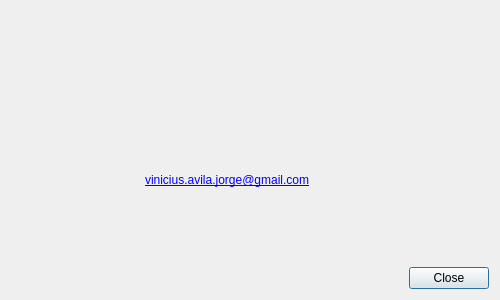
<?xml version="1.0" encoding="UTF-8"?>
<ui version="4.0">
 <class>About</class>
 <widget class="QDialog" name="About">
  <property name="geometry">
   <rect>
    <x>0</x>
    <y>0</y>
    <width>500</width>
    <height>300</height>
   </rect>
  </property>
  <property name="minimumSize">
   <size>
    <width>500</width>
    <height>300</height>
   </size>
  </property>
  <property name="windowTitle">
   <string>Dialog</string>
  </property>
  <layout class="QVBoxLayout" name="verticalLayout">
   <item>
    <layout class="QGridLayout" name="gridLayout">
     <property name="verticalSpacing">
      <number>20</number>
     </property>
     <item row="0" column="0" rowspan="7">
      <widget class="QLabel" name="lblIcon">
       <property name="sizePolicy">
        <sizepolicy hsizetype="Fixed" vsizetype="Fixed">
         <horstretch>0</horstretch>
         <verstretch>0</verstretch>
        </sizepolicy>
       </property>
       <property name="minimumSize">
        <size>
         <width>128</width>
         <height>128</height>
        </size>
       </property>
       <property name="maximumSize">
        <size>
         <width>128</width>
         <height>128</height>
        </size>
       </property>
       <property name="text">
        <string/>
       </property>
       <property name="scaledContents">
        <bool>true</bool>
       </property>
       <property name="alignment">
        <set>Qt::AlignCenter</set>
       </property>
      </widget>
     </item>
     <item row="5" column="1">
      <widget class="QLabel" name="lblLicense">
       <property name="text">
        <string/>
       </property>
      </widget>
     </item>
     <item row="6" column="1">
      <spacer name="verticalSpacer_2">
       <property name="orientation">
        <enum>Qt::Vertical</enum>
       </property>
       <property name="sizeHint" stdset="0">
        <size>
         <width>20</width>
         <height>40</height>
        </size>
       </property>
      </spacer>
     </item>
     <item row="0" column="1">
      <spacer name="verticalSpacer">
       <property name="orientation">
        <enum>Qt::Vertical</enum>
       </property>
       <property name="sizeHint" stdset="0">
        <size>
         <width>20</width>
         <height>40</height>
        </size>
       </property>
      </spacer>
     </item>
     <item row="3" column="1">
      <widget class="QLabel" name="lblWebsite"/>
     </item>
     <item row="4" column="1">
      <widget class="QLabel" name="lblEmail">
       <property name="text">
        <string>&lt;a href=&quot;mailto:vinicius.avila.jorge@gmail.com&quot;&gt;vinicius.avila.jorge@gmail.com&lt;/a&gt;</string>
       </property>
      </widget>
     </item>
     <item row="2" column="1">
      <widget class="QLabel" name="lblCopyright">
       <property name="text">
        <string/>
       </property>
      </widget>
     </item>
     <item row="1" column="1">
      <widget class="QLabel" name="lblNameVersion">
       <property name="text">
        <string/>
       </property>
      </widget>
     </item>
    </layout>
   </item>
   <item>
    <widget class="QDialogButtonBox" name="buttonBox">
     <property name="orientation">
      <enum>Qt::Horizontal</enum>
     </property>
     <property name="standardButtons">
      <set>QDialogButtonBox::Close</set>
     </property>
    </widget>
   </item>
  </layout>
 </widget>
 <resources/>
 <connections>
  <connection>
   <sender>buttonBox</sender>
   <signal>accepted()</signal>
   <receiver>About</receiver>
   <slot>accept()</slot>
   <hints>
    <hint type="sourcelabel">
     <x>248</x>
     <y>254</y>
    </hint>
    <hint type="destinationlabel">
     <x>157</x>
     <y>274</y>
    </hint>
   </hints>
  </connection>
  <connection>
   <sender>buttonBox</sender>
   <signal>rejected()</signal>
   <receiver>About</receiver>
   <slot>reject()</slot>
   <hints>
    <hint type="sourcelabel">
     <x>316</x>
     <y>260</y>
    </hint>
    <hint type="destinationlabel">
     <x>286</x>
     <y>274</y>
    </hint>
   </hints>
  </connection>
 </connections>
</ui>
